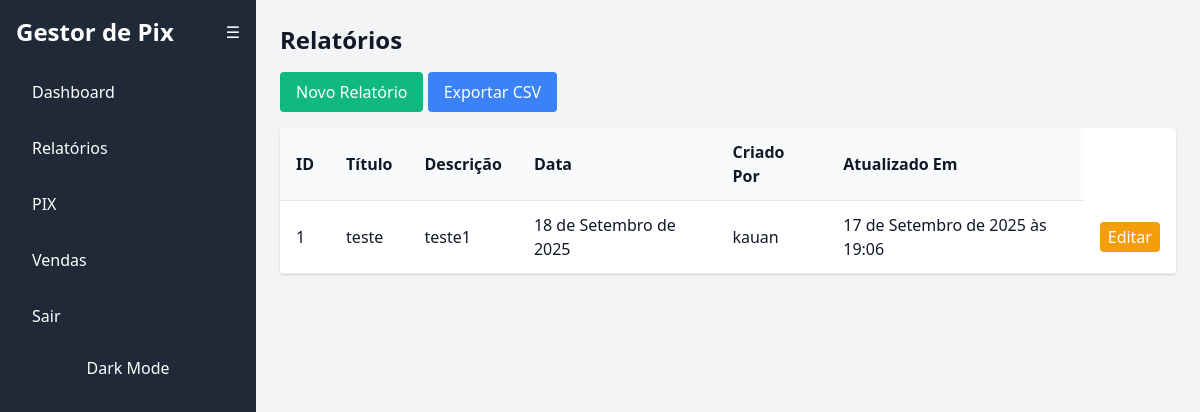
Page /relatorios/ (signed in) on the earlier database version.
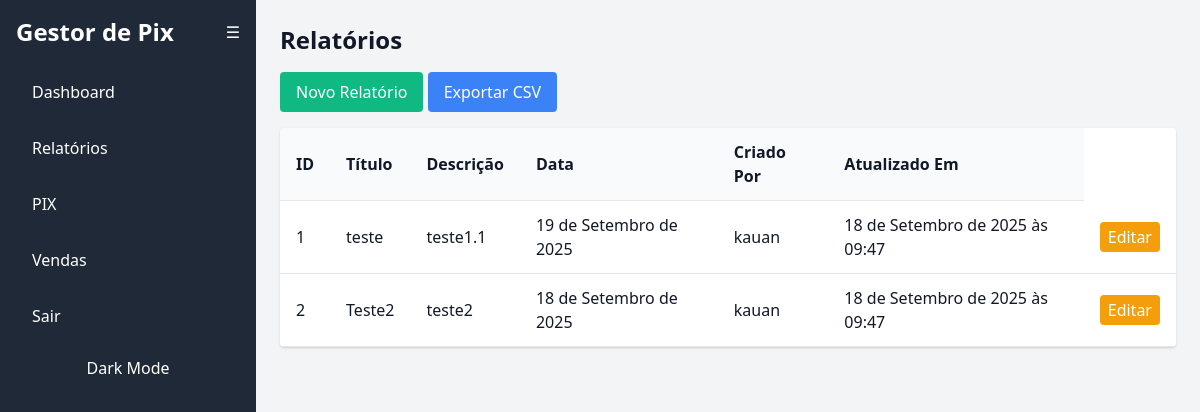
Same page on the later database version.
### relatorios/models.py (models this page shows, shortened)
class Relatorio(models.Model):
    titulo = models.CharField(max_length=200)
    descricao = models.TextField()
    data = models.DateField()
    criado_por = models.ForeignKey(settings.AUTH_USER_MODEL, on_delete=models.CASCADE)
    atualizado_em = models.DateTimeField(auto_now=True)
    class Meta:
        ordering = ['-data']  # ordena os relatórios do mais recente para o mais antigo

### usuarios/models.py (models this page shows)
class User(AbstractUser):
    ROLE_CHOICES = (
        ("admin", "Administrador"),
        ("vendedor", "Vendedor"),
        ("cliente", "Cliente"),
    )
    role = models.CharField(max_length=20, choices=ROLE_CHOICES, default="cliente")
    groups = models.ManyToManyField(
        'auth.Group',
        related_name='usuarios_user_set',  # nome exclusivo
        blank=True,
        help_text='Grupos do usuário.',
        verbose_name='groups',
    )
    user_permissions = models.ManyToManyField(
        'auth.Permission',
        related_name='usuarios_user_permissions_set',  # nome exclusivo
        blank=True,
        help_text='Permissões do usuário.',
        verbose_name='user permissions',
    )

### relatorios/views.py (the view)
# urls.py: path('', views.listar_relatorios, name='listar_relatorios'),
@login_required
def listar_relatorios(request):
    relatorios = Relatorio.objects.all()
    return render(request, 'relatorios/listar_relatorios.html', {'relatorios': relatorios})

### relatorios/templates/relatorios/listar_relatorios.html (shortened to what this page needs)
{% extends 'base.html' %}
{% block content %}
<h1 class="text-2xl font-bold mb-4">Relatórios</h1>
<a href="{% url 'relatorios:criar_relatorio' %}" class="bg-green-500 text-white px-4 py-2 rounded mb-4 inline-block">Novo Relatório</a>
<a href="{% url 'relatorios:exportar_csv' %}" class="bg-blue-500 text-white px-4 py-2 rounded mb-4 inline-block">Exportar CSV</a>
<table class="table-auto w-full bg-white shadow rounded">
    <tr class="bg-gray-200">
        <th>ID</th>
        <th>Título</th>
        <th>Descrição</th>
        <th>Data</th>
        <th>Criado Por</th>
        <th>Atualizado Em</th>
    </tr>
    {% for r in relatorios %}
    <tr>
        <td>{{ r.id }}</td>
        <td>{{ r.titulo }}</td>
        <td>{{ r.descricao }}</td>
        <td>{{ r.data }}</td>
        <td>{{ r.criado_por.username }}</td>
        <td>{{ r.atualizado_em }}</td>
        <td>
            <a href="{% url 'relatorios:editar_relatorio' r.id %}" class="bg-yellow-500 text-white px-2 py-1 rounded">Editar</a>
        </td>
    </tr>
    {% endfor %}
</table>
{% endblock %}

### gestorpix/templates/base.html (shortened to what this page needs)
<!DOCTYPE html>
{% load static %}
<html lang="pt-br" data-theme="light">
<head>
    <link rel="stylesheet" href="{% static 'css/style.css' %}">
    <link href="https://cdn.jsdelivr.net/npm/tailwindcss@2.2.19/dist/tailwind.min.css" rel="stylesheet">
</head>
<body class="bg-gray-100 font-sans">
<div class="flex h-screen bg-gray-100">
    <div id="sidebar" class="fixed top-0 left-0 h-screen bg-gray-800 text-white flex flex-col p-4 w-64 transition-all duration-300 z-50">
        <div class="flex justify-between items-center mb-6">
            <div class="text-2xl font-bold">Gestor de Pix</div>
            <button id="toggleSidebar" class="text-white focus:outline-none">&#9776;</button>
        </div>
        <a href="{% url 'usuarios:dashboard' %}" class="mb-4 flex items-center px-4 py-2 rounded hover:bg-gray-700">
            <span class="link-text">Dashboard</span>
        </a>
        <a href="{% url 'relatorios:listar_relatorios' %}" class="mb-4 flex items-center px-4 py-2 rounded hover:bg-gray-700">
            <span class="link-text">Relatórios</span>
        </a>
        <a href="{% url 'pix:listar_pix' %}" class="mb-4 flex items-center px-4 py-2 rounded hover:bg-gray-700">
            <span class="link-text">PIX</span>
        </a>
        <a href="{% url 'vendas:listar_vendas' %}" class="mb-4 flex items-center px-4 py-2 rounded hover:bg-gray-700">
            <span class="link-text">Vendas</span>
        </a>
        <a href="{% url 'usuarios:logout' %}" class="mb-4 flex items-center px-4 py-2 rounded hover:bg-gray-700">
            <span class="link-text">Sair</span>
        </a>
        <button id="darkModeToggle" class="bg-gray-800 text-white px-3 py-1 rounded">
            Dark Mode
        </button>
    </div>
    <div id="mainContent" class="ml-64 flex-1 p-6 transition-all duration-300">
        {% block content %}
        {% endblock %}
    </div>
</div>
</body>
</html>

### gestorpix/static/css/style.css (style rules this page uses)
* { margin: 0; padding: 0; box-sizing: border-box; }
body { font-family: 'Inter', sans-serif; background-color: #f3f4f6; color: #111827; }
button, .btn { cursor: pointer; padding: 0.5rem 1rem; border-radius: 0.375rem; border: none; font-weight: 500; transition: 0.2s; }
table { width: 100%; border-collapse: collapse; margin-bottom: 1.5rem; background-color: white; border-radius: 0.5rem; overflow: hidden; box-shadow: 0 1px 3px rgba(0,0,0,0.1); }
th, td { padding: 0.75rem 1rem; text-align: left; border-bottom: 1px solid #e5e7eb; }
th { background-color: #f9fafb; font-weight: 600; }

Differences in the rows shown:
changed Relatorio "teste": descricao "teste1" → "teste1.1"; data "18 de Setembro de 2025" → "19 de Setembro de 2025"; atualizado_em "17 de Setembro de 2025 às 19:06" → "18 de Setembro de 2025 às 09:47"
added Relatorio: id "2", titulo "Teste2", descricao "teste2", data "18 de Setembro de 2025", criado_por.username "kauan", atualizado_em "18 de Setembro de 2025 às 09:47"
